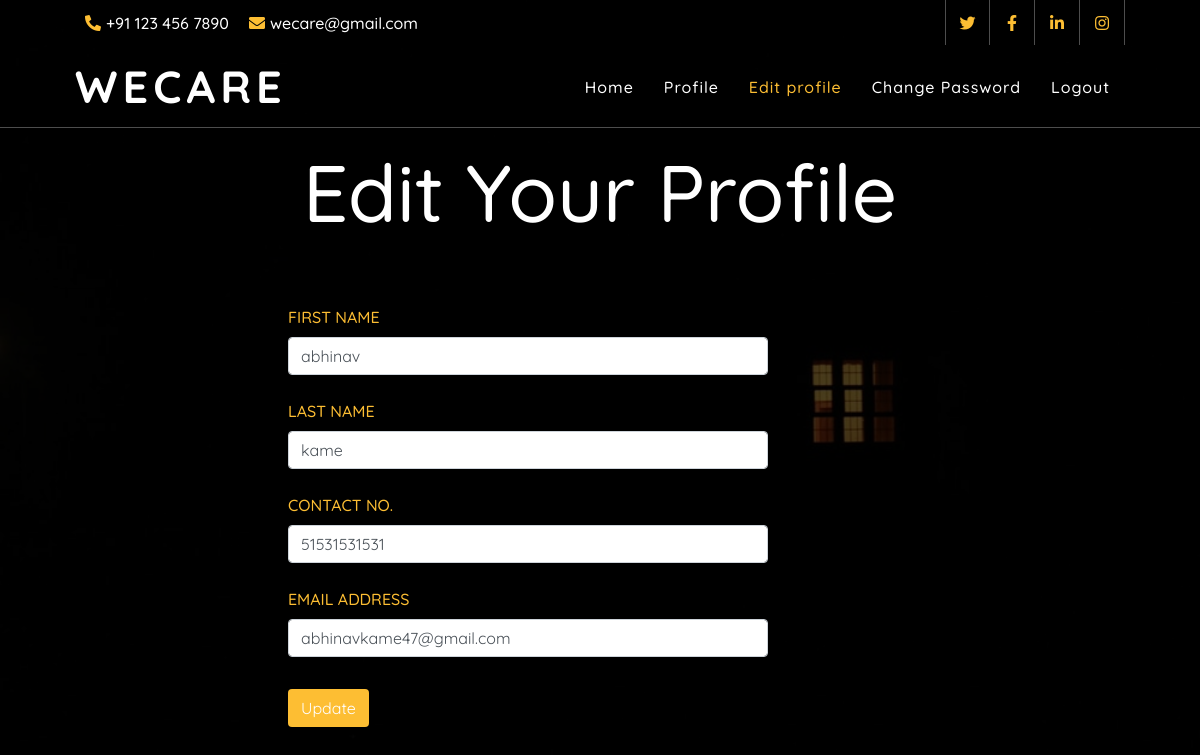
The page /edit_profile (signed in) on the database its author committed.
### notes/models.py (models this page shows, shortened)
class Signup(models.Model):
    user = models.ForeignKey(User,on_delete=models.CASCADE)
    contact = models.CharField(max_length=10,null=True)

### notes/views.py (the view, shortened to what this page needs)
# urls.py: path('edit_profile',EDITPROFILE,name="edit_profile"),
def EDITPROFILE(request):
    if not request.user.is_authenticated:
        return redirect('login')
    user = User.objects.get(id = request.user.id)
    data = Signup.objects.get(user = user)
    error = "true"
    d = {'user':user,'data':data,'error':error}
    return render(request,'edit_profile.html',d)

### notes/templates/edit_profile.html (shortened to what this page needs)
{% load static %}
<!DOCTYPE html>
<html>
	<head>
		<link href="https://stackpath.bootstrapcdn.com/bootstrap/4.4.1/css/bootstrap.min.css" rel="stylesheet">
		<link href="https://cdnjs.cloudflare.com/ajax/libs/font-awesome/5.10.0/css/all.min.css" rel="stylesheet">
		<link href="{% static 'lib/flaticon/font/flaticon.css' % }" rel="stylesheet">
		<link href="{% static 'lib/animate/animate.min.css' %}" rel="stylesheet">
		<link href="{% static 'lib/owlcarousel/assets/owl.carousel.min.css' % }" rel="stylesheet">
		<link href="{% static 'css/style.css' %}" rel="stylesheet">
	</head>
{% block body %}
<body>
	 <div class="top-bar d-none d-md-block">
		<div class="container-fluid">
			<div class="row">
				<div class="col-md-8">
					<div class="top-bar-left">
						<div class="text">
							<i class="fa fa-phone-alt"></i>
							<p>+91 123 456 7890</p>
						</div>
						<div class="text">
							<i class="fa fa-envelope"></i>
							<p>wecare@gmail.com</p>
						</div>
					</div>
				</div>
				<div class="col-md-4">
					<div class="top-bar-right">
						<div class="social">
							<a href=""><i class="fab fa-twitter"></i></a>
							<a href=""><i class="fab fa-facebook-f"></i></a>
							<a href=""><i class="fab fa-linkedin-in"></i></a>
							<a href=""><i class="fab fa-instagram"></i></a>
						</div>
					</div>
				</div>
			</div>
		</div>
	</div>
	<nav>
		<div class="navbar navbar-expand-lg bg-dark navbar-dark">
			<div class="container-fluid">
				<a class="navbar-brand">WeCare</a>
				<div class="collapse navbar-collapse justify-content-between" id="navbarCollapse">
					<div class="navbar-nav ml-auto">
						<a href="{% url 'view_notes' %}" class="nav-item nav-link ">Home</a>
						<a href="{% url 'user_profile' %}" class="nav-item nav-link ">Profile</a>
						<a href="{% url 'edit_profile' %}" class="nav-item nav-link active">Edit profile</a>
						<a href="{% url 'change_pwd' %}" class="nav-item nav-link">Change Password</a>
						<a href="{% url 'user_logout' %}" class="nav-item nav-link">Logout</a>
					</div>
				</div>
			</div>
	</nav>
	<br></br>
	<br></br>
	<br></br>
	<h6 style="font-size: 80px; text-align:center; color: #fff;">Edit Your Profile</h6>
<div class="container mt-5" style="font-family: 'Quicksand';color: #fdbe33">
			<div class="col-sm-6">
				<HR>
				<form method="post" style=" width: 40vw; margin-left : 19vw;" >
				<label>FIRST NAME</label>
					<input class="form-control" type="text"  name="firstname" value="{{data.user.first_name}}"><br>
				<label>LAST NAME</label>
					<input class="form-control"  type="text" name="lastname" value="{{data.user.last_name}}"><br>
				<label>CONTACT NO.</label>
					<input class="form-control" type="text" name="contact" value="{{data.contact}}"><br>
				<label>EMAIL ADDRESS</label>
					<input class="form-control" type="text" name="eid" value="{{data.user.username}}"><br>
					<input type="submit" class="btn  mt-2" style="font-family: 'Quicksand';background-color:#fdbe33;color:#ffffff" value="Update" href="{% url 'edit_profile'  %}">
				</form><br>
			</div>
		</div>
</body>
{% endblock %}
</html>

### notes/static/css/style.css (style rules this page uses)
body { color: #777777; font-weight: 500; background: #ffffff; font-family: 'Quicksand', sans-serif; }
h1, h2, h3, h4, h5, h6 { color: #4a4c70; }
a { color: #4a4c70; transition: .3s; }
.container-fluid { max-width: 1366px; }
.top-bar { position: absolute; height: 45px; width: 100%; top: 0; left: 0; z-index: 3; border-bottom: 1px solid #4a4c70(255, 255, 255, .3); }
.top-bar .top-bar-left { display: flex; align-items: center; justify-content: flex-start; }
.top-bar .top-bar-right { display: flex; align-items: center; justify-content: flex-end; }
.top-bar .text { display: flex; align-items: center; justify-content: center; flex-direction: row; height: 45px; padding: 0 10px; text-align: center; border-left: 1px solid #4a4c70(255, 255, 255, .3); }
.top-bar .text:last-child { border-right: 1px solid #4a4c70(255, 255, 255, .3); }
.top-bar .text i { font-size: 16px; color: #FDBE33; margin-right: 5px; }
.top-bar .text p { color: #ffffff; font-size: 16px; font-weight: 500; margin: 0; }
.top-bar .social { display: flex; height: 45px; font-size: 0; justify-content: flex-end; }
.top-bar .social a { display: flex; align-items: center; justify-content: center; width: 45px; height: 100%; font-size: 16px; color: #FDBE33; border-right: 1px solid rgba(255, 255, 255, .3); }
.top-bar .social a:first-child { border-left: 1px solid rgba(255, 255, 255, .3); }
@media (min-width: 992px) { .top-bar { padding: 0 60px; } }
.navbar { position: relative; transition: .5s; z-index: 999; }
.navbar .navbar-brand { margin: 0; color: #ffffff; font-size: 45px; line-height: 0px; font-weight: 700; letter-spacing: 5px; text-transform: uppercase; }
.navbar-dark .navbar-nav .nav-link, .navbar-dark .navbar-nav .nav-link:focus, .navbar-dark .navbar-nav .nav-link:hover, .navbar-dark .navbar-nav .nav-link.active { padding: 10px 15px 8px 15px; color: #ffffff; }
.navbar-dark .navbar-nav .nav-link:hover, .navbar-dark .navbar-nav .nav-link.active { color: #FDBE33; transition: none; }
@media (min-width: 992px) { .navbar { position: absolute; width: 100%; top: 45px; padding: 20px 60px; background: transparent !important; border-bottom: 1px solid rgba(255, 255, 255, .3); z-index: 9; } }
@media (min-width: 992px) { .navbar a.nav-link { padding: 8px 15px; font-size: 16px; letter-spacing: 1px; } }

### rows shown on the page
Signup: firstname "abhinav", lastname "kame", contact "51531531531", eid "abhinavkame47@gmail.com"
